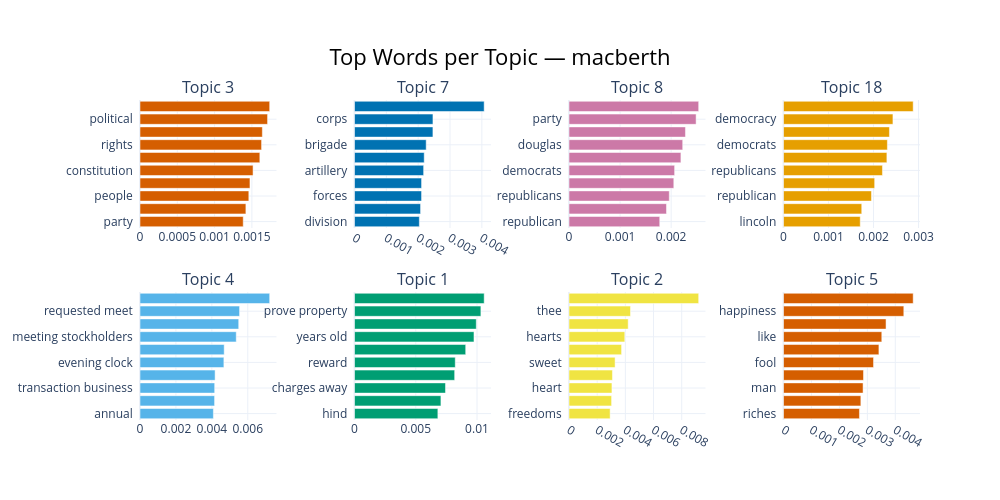

The notebook cell saved with this chart:
### Markdown cell above
## Section 5: BERTopic Built-in Visualizations

All cells in this section use plotly and open interactive HTML in the browser.
No large files needed — all viz runs on the loaded model + `topic_embeddings_`.

### Code cell
# Top-word bar chart for selected topics.
# Change `topics` to any list of topic IDs, or set to None for top 8 by count.
topics_to_show = [3, 7, 8, 18, 4, 1, 2, 5]

fig = topic_model.visualize_barchart(
    topics=topics_to_show,
    top_n_topics=8,
    n_words=10,
    title=f'Top Words per Topic — {MODEL_NAME}',
)
fig.show()

### Figure 1 — Plotly figure (JSON) as saved in the notebook; plotly's stock layout.template omitted (floating-point values rounded to 4 significant figures)
{"data": [{"marker": {"color": "#D55E00"}, "orientation": "h", "type": "bar", "x": [0.001384, 0.00142, 0.001459, 0.001474, 0.001516, 0.001606, 0.00163, 0.00164, 0.00171, 0.001738], "xaxis": "x", "y": ["party  ", "policy  ", "people  ", "power  ", "constitution  ", "nation  ", "rights  ", "rebellion  ", "political  ", "slavery  "], "yaxis": "y"}, {"marker": {"color": "#0072B2"}, "orientation": "h", "type": "bar", "x": [0.002037, 0.002075, 0.002106, 0.002107, 0.002171, 0.00219, 0.002251, 0.002463, 0.002464, 0.004073], "xaxis": "x2", "y": ["division  ", "rebels  ", "forces  ", "force  ", "artillery  ", "battle  ", "brigade  ", "cavalry  ", "corps  ", "enemy  "], "yaxis": "y2"}, {"marker": {"color": "#CC79A7"}, "orientation": "h", "type": "bar", "x": [0.001777, 0.001908, 0.001963, 0.002052, 0.002068, 0.002191, 0.002226, 0.00228, 0.002488, 0.002539], "xaxis": "x3", "y": ["republican  ", "abolitionists  ", "republicans  ", "disunion  ", "democrats  ", "democratic  ", "douglas  ", "democratic party  ", "party  ", "democracy  "], "yaxis": "y3"}, {"marker": {"color": "#E69F00"}, "orientation": "h", "type": "bar", "x": [0.001705, 0.001738, 0.001954, 0.002025, 0.002198, 0.002297, 0.002307, 0.002353, 0.002431, 0.00288], "xaxis": "x4", "y": ["lincoln  ", "breckenridge  ", "republican  ", "republican party  ", "republicans  ", "democratic party  ", "democrats  ", "democratic  ", "democracy  ", "party  "], "yaxis": "y4"}, {"marker": {"color": "#56B4E9"}, "orientation": "h", "type": "bar", "x": [0.004086, 0.004152, 0.004158, 0.004181, 0.00467, 0.004687, 0.005358, 0.005495, 0.005543, 0.007219], "xaxis": "x5", "y": ["annual  ", "held office  ", "transaction business  ", "meeting  ", "evening clock  ", "ensuing year  ", "meeting stockholders  ", "stockholders  ", "requested meet  ", "annual meeting  "], "yaxis": "y5"}, {"marker": {"color": "#009E73"}, "orientation": "h", "type": "bar", "x": [0.006804, 0.007054, 0.007427, 0.008176, 0.008223, 0.009076, 0.009752, 0.009941, 0.01032, 0.01058], "xaxis": "x6", "y": ["hind  ", "mare  ", "charges away  ", "forward prove  ", "reward  ", "inches high  ", "years old  ", "property pay  ", "prove property  ", "pay charges  "], "yaxis": "y6"}, {"marker": {"color": "#F0E442"}, "orientation": "h", "type": "bar", "x": [0.002919, 0.003023, 0.003048, 0.003084, 0.003271, 0.003732, 0.00396, 0.0042, 0.004366, 0.009204], "xaxis": "x7", "y": ["freedoms  ", "wave  ", "heart  ", "love  ", "sweet  ", "thou  ", "hearts  ", "bright  ", "thee  ", "thy  "], "yaxis": "y7"}, {"marker": {"color": "#D55E00"}, "orientation": "h", "type": "bar", "x": [0.002717, 0.002767, 0.002847, 0.002862, 0.003221, 0.003413, 0.003516, 0.003668, 0.004304, 0.004639], "xaxis": "x8", "y": ["riches  ", "heart  ", "man  ", "eternity  ", "fool  ", "mans  ", "like  ", "woman  ", "happiness  ", "love  "], "yaxis": "y8"}], "layout": {"annotations": [{"font": {"size": 16}, "showarrow": false, "text": "Topic 3", "x": 0.0875, "xanchor": "center", "xref": "paper", "y": 1, "yanchor": "bottom", "yref": "paper"}, {"font": {"size": 16}, "showarrow": false, "text": "Topic 7", "x": 0.3625, "xanchor": "center", "xref": "paper", "y": 1, "yanchor": "bottom", "yref": "paper"}, {"font": {"size": 16}, "showarrow": false, "text": "Topic 8", "x": 0.6375, "xanchor": "center", "xref": "paper", "y": 1, "yanchor": "bottom", "yref": "paper"}, {"font": {"size": 16}, "showarrow": false, "text": "Topic 18", "x": 0.9125, "xanchor": "center", "xref": "paper", "y": 1, "yanchor": "bottom", "yref": "paper"}, {"font": {"size": 16}, "showarrow": false, "text": "Topic 4", "x": 0.0875, "xanchor": "center", "xref": "paper", "y": 0.4, "yanchor": "bottom", "yref": "paper"}, {"font": {"size": 16}, "showarrow": false, "text": "Topic 1", "x": 0.3625, "xanchor": "center", "xref": "paper", "y": 0.4, "yanchor": "bottom", "yref": "paper"}, {"font": {"size": 16}, "showarrow": false, "text": "Topic 2", "x": 0.6375, "xanchor": "center", "xref": "paper", "y": 0.4, "yanchor": "bottom", "yref": "paper"}, {"font": {"size": 16}, "showarrow": false, "text": "Topic 5", "x": 0.9125, "xanchor": "center", "xref": "paper", "y": 0.4, "yanchor": "bottom", "yref": "paper"}], "height": 500, "hoverlabel": {"bgcolor": "white", "font": {"family": "Rockwell", "size": 16}}, "showlegend": false, "title": {"font": {"color": "Black", "size": 22}, "text": "Top Words per Topic — macberth", "x": 0.5, "xanchor": "center", "yanchor": "top"}, "width": 1000, "xaxis": {"anchor": "y", "domain": [0, 0.175], "showgrid": true}, "xaxis2": {"anchor": "y2", "domain": [0.275, 0.45], "showgrid": true}, "xaxis3": {"anchor": "y3", "domain": [0.55, 0.725], "showgrid": true}, "xaxis4": {"anchor": "y4", "domain": [0.825, 1], "showgrid": true}, "xaxis5": {"anchor": "y5", "domain": [0, 0.175], "showgrid": true}, "xaxis6": {"anchor": "y6", "domain": [0.275, 0.45], "showgrid": true}, "xaxis7": {"anchor": "y7", "domain": [0.55, 0.725], "showgrid": true}, "xaxis8": {"anchor": "y8", "domain": [0.825, 1], "showgrid": true}, "yaxis": {"anchor": "x", "domain": [0.6, 1], "showgrid": true}, "yaxis2": {"anchor": "x2", "domain": [0.6, 1], "showgrid": true}, "yaxis3": {"anchor": "x3", "domain": [0.6, 1], "showgrid": true}, "yaxis4": {"anchor": "x4", "domain": [0.6, 1], "showgrid": true}, "yaxis5": {"anchor": "x5", "domain": [0, 0.4], "showgrid": true}, "yaxis6": {"anchor": "x6", "domain": [0, 0.4], "showgrid": true}, "yaxis7": {"anchor": "x7", "domain": [0, 0.4], "showgrid": true}, "yaxis8": {"anchor": "x8", "domain": [0, 0.4], "showgrid": true}}}
